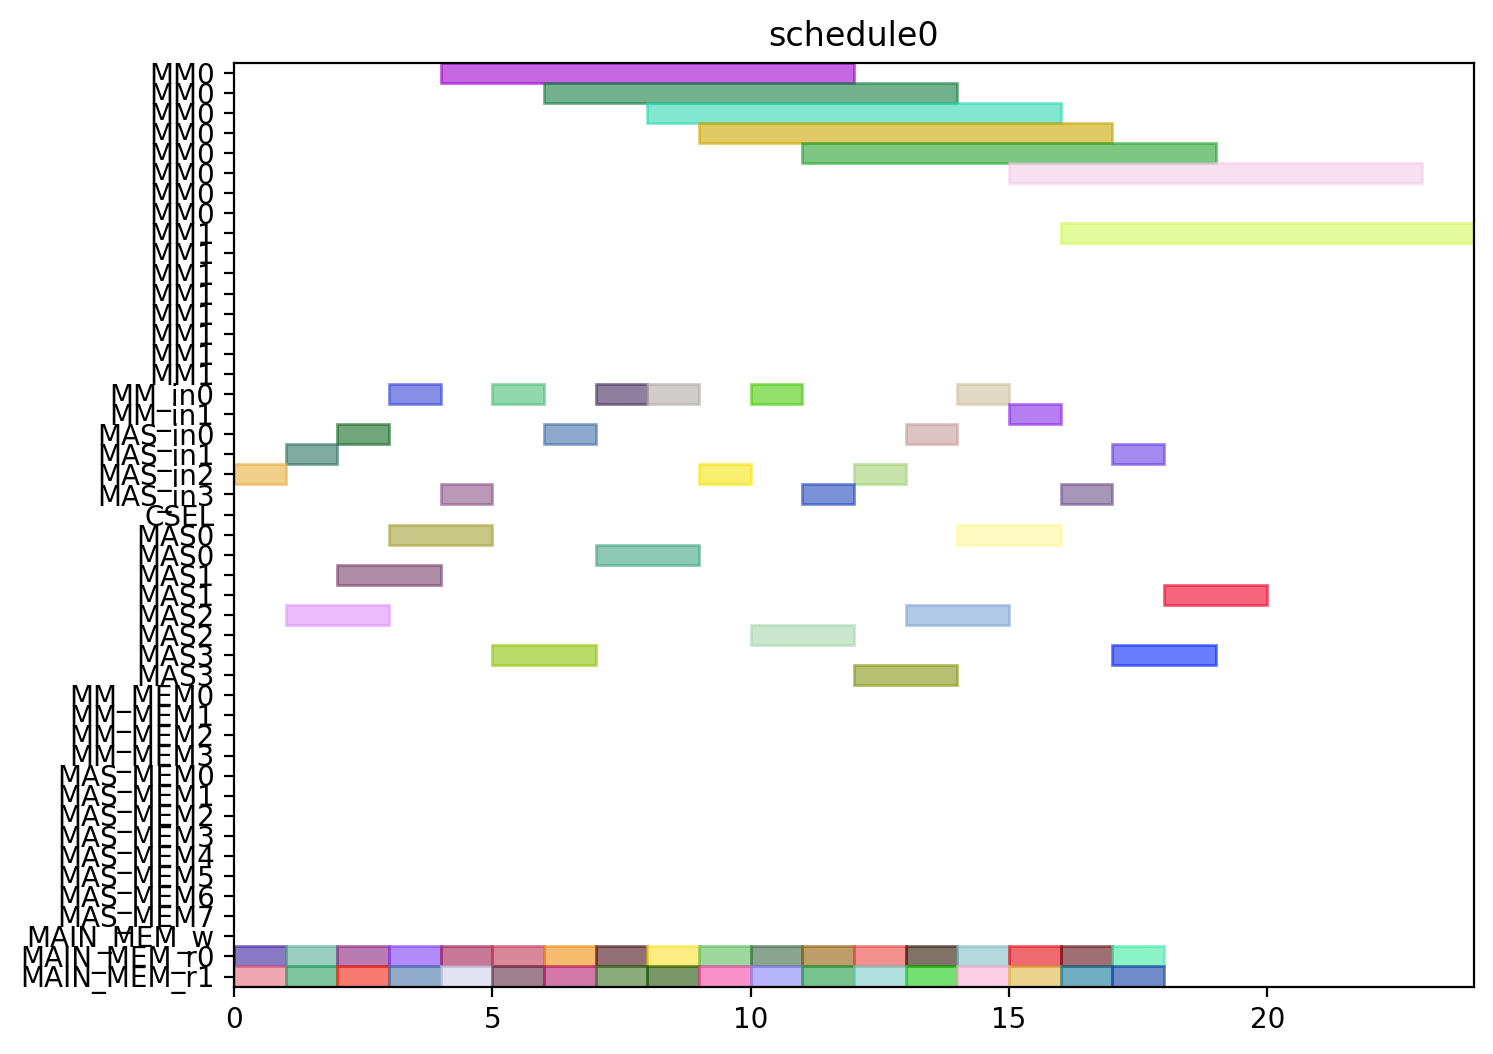

This figure's Python source:
from pyschedule import Scenario, solvers, plotters, alt


def solve():
	horizon = 120
	S = Scenario("schedule0", horizon=horizon)

	# resource
	MM = S.Resources('MM', num=2, size=8)
	MM_in = S.Resources('MM_in', num=2)
	MAS_in = S.Resources('MAS_in', num=4)
	CSEL = S.Resource('CSEL')
	MAS = S.Resources('MAS', num=4, size=2, periods=range(1, horizon))
	MM_MEM = S.Resources('MM_MEM', num=4)
	MAS_MEM = S.Resources('MAS_MEM', num=8)
	MAIN_MEM_w = S.Resource('MAIN_MEM_w', size=1)
	MAIN_MEM_r = S.Resources('MAIN_MEM_r', num=2)

	# result of previous scheduling

	# new tasks
	t0_t0 = S.Task('t0_t0', length=2, delay_cost=1)
	t0_t0 += alt(MAS)
	t0_t0_in = S.Task('t0_t0_in', length=1, delay_cost=1)
	t0_t0_in += alt(MAS_in)
	S += t0_t0_in*MAS_in[0]<=t0_t0*MAS[0]

	S += t0_t0_in*MAS_in[1]<=t0_t0*MAS[1]

	S += t0_t0_in*MAS_in[2]<=t0_t0*MAS[2]

	S += t0_t0_in*MAS_in[3]<=t0_t0*MAS[3]

	t0_t0_mem0 = S.Task('t0_t0_mem0', length=1, delay_cost=1)
	t0_t0_mem0 += MAIN_MEM_r[0]
	S += t0_t0_mem0 <= t0_t0

	t0_t0_mem1 = S.Task('t0_t0_mem1', length=1, delay_cost=1)
	t0_t0_mem1 += MAIN_MEM_r[1]
	S += t0_t0_mem1 <= t0_t0

	t0_t1 = S.Task('t0_t1', length=2, delay_cost=1)
	t0_t1 += alt(MAS)
	t0_t1_in = S.Task('t0_t1_in', length=1, delay_cost=1)
	t0_t1_in += alt(MAS_in)
	S += t0_t1_in*MAS_in[0]<=t0_t1*MAS[0]

	S += t0_t1_in*MAS_in[1]<=t0_t1*MAS[1]

	S += t0_t1_in*MAS_in[2]<=t0_t1*MAS[2]

	S += t0_t1_in*MAS_in[3]<=t0_t1*MAS[3]

	t0_t1_mem0 = S.Task('t0_t1_mem0', length=1, delay_cost=1)
	t0_t1_mem0 += MAIN_MEM_r[0]
	S += t0_t1_mem0 <= t0_t1

	t0_t1_mem1 = S.Task('t0_t1_mem1', length=1, delay_cost=1)
	t0_t1_mem1 += MAIN_MEM_r[1]
	S += t0_t1_mem1 <= t0_t1

	t0_t3 = S.Task('t0_t3', length=8, delay_cost=1)
	t0_t3 += alt(MM)
	t0_t3_in = S.Task('t0_t3_in', length=1, delay_cost=1)
	t0_t3_in += alt(MM_in)
	S += t0_t3_in*MM_in[0]<=t0_t3*MM[0]
	S += t0_t3_in*MM_in[1]<=t0_t3*MM[1]
	t0_t3_mem0 = S.Task('t0_t3_mem0', length=1, delay_cost=1)
	t0_t3_mem0 += MAIN_MEM_r[0]
	S += t0_t3_mem0 <= t0_t3

	t0_t3_mem1 = S.Task('t0_t3_mem1', length=1, delay_cost=1)
	t0_t3_mem1 += MAIN_MEM_r[1]
	S += t0_t3_mem1 <= t0_t3

	t1_t0 = S.Task('t1_t0', length=2, delay_cost=1)
	t1_t0 += alt(MAS)
	t1_t0_in = S.Task('t1_t0_in', length=1, delay_cost=1)
	t1_t0_in += alt(MAS_in)
	S += t1_t0_in*MAS_in[0]<=t1_t0*MAS[0]

	S += t1_t0_in*MAS_in[1]<=t1_t0*MAS[1]

	S += t1_t0_in*MAS_in[2]<=t1_t0*MAS[2]

	S += t1_t0_in*MAS_in[3]<=t1_t0*MAS[3]

	t1_t0_mem0 = S.Task('t1_t0_mem0', length=1, delay_cost=1)
	t1_t0_mem0 += MAIN_MEM_r[0]
	S += t1_t0_mem0 <= t1_t0

	t1_t0_mem1 = S.Task('t1_t0_mem1', length=1, delay_cost=1)
	t1_t0_mem1 += MAIN_MEM_r[1]
	S += t1_t0_mem1 <= t1_t0

	t1_t1 = S.Task('t1_t1', length=2, delay_cost=1)
	t1_t1 += alt(MAS)
	t1_t1_in = S.Task('t1_t1_in', length=1, delay_cost=1)
	t1_t1_in += alt(MAS_in)
	S += t1_t1_in*MAS_in[0]<=t1_t1*MAS[0]

	S += t1_t1_in*MAS_in[1]<=t1_t1*MAS[1]

	S += t1_t1_in*MAS_in[2]<=t1_t1*MAS[2]

	S += t1_t1_in*MAS_in[3]<=t1_t1*MAS[3]

	t1_t1_mem0 = S.Task('t1_t1_mem0', length=1, delay_cost=1)
	t1_t1_mem0 += MAIN_MEM_r[0]
	S += t1_t1_mem0 <= t1_t1

	t1_t1_mem1 = S.Task('t1_t1_mem1', length=1, delay_cost=1)
	t1_t1_mem1 += MAIN_MEM_r[1]
	S += t1_t1_mem1 <= t1_t1

	t1_t3 = S.Task('t1_t3', length=8, delay_cost=1)
	t1_t3 += alt(MM)
	t1_t3_in = S.Task('t1_t3_in', length=1, delay_cost=1)
	t1_t3_in += alt(MM_in)
	S += t1_t3_in*MM_in[0]<=t1_t3*MM[0]
	S += t1_t3_in*MM_in[1]<=t1_t3*MM[1]
	t1_t3_mem0 = S.Task('t1_t3_mem0', length=1, delay_cost=1)
	t1_t3_mem0 += MAIN_MEM_r[0]
	S += t1_t3_mem0 <= t1_t3

	t1_t3_mem1 = S.Task('t1_t3_mem1', length=1, delay_cost=1)
	t1_t3_mem1 += MAIN_MEM_r[1]
	S += t1_t3_mem1 <= t1_t3

	t2_t2 = S.Task('t2_t2', length=2, delay_cost=1)
	t2_t2 += alt(MAS)
	t2_t2_in = S.Task('t2_t2_in', length=1, delay_cost=1)
	t2_t2_in += alt(MAS_in)
	S += t2_t2_in*MAS_in[0]<=t2_t2*MAS[0]

	S += t2_t2_in*MAS_in[1]<=t2_t2*MAS[1]

	S += t2_t2_in*MAS_in[2]<=t2_t2*MAS[2]

	S += t2_t2_in*MAS_in[3]<=t2_t2*MAS[3]

	t2_t2_mem0 = S.Task('t2_t2_mem0', length=1, delay_cost=1)
	t2_t2_mem0 += MAIN_MEM_r[0]
	S += t2_t2_mem0 <= t2_t2

	t2_t2_mem1 = S.Task('t2_t2_mem1', length=1, delay_cost=1)
	t2_t2_mem1 += MAIN_MEM_r[1]
	S += t2_t2_mem1 <= t2_t2

	t5_t0 = S.Task('t5_t0', length=8, delay_cost=1)
	t5_t0 += alt(MM)
	t5_t0_in = S.Task('t5_t0_in', length=1, delay_cost=1)
	t5_t0_in += alt(MM_in)
	S += t5_t0_in*MM_in[0]<=t5_t0*MM[0]
	S += t5_t0_in*MM_in[1]<=t5_t0*MM[1]
	t5_t0_mem0 = S.Task('t5_t0_mem0', length=1, delay_cost=1)
	t5_t0_mem0 += MAIN_MEM_r[0]
	S += t5_t0_mem0 <= t5_t0

	t5_t0_mem1 = S.Task('t5_t0_mem1', length=1, delay_cost=1)
	t5_t0_mem1 += MAIN_MEM_r[1]
	S += t5_t0_mem1 <= t5_t0

	t5_t1 = S.Task('t5_t1', length=8, delay_cost=1)
	t5_t1 += alt(MM)
	t5_t1_in = S.Task('t5_t1_in', length=1, delay_cost=1)
	t5_t1_in += alt(MM_in)
	S += t5_t1_in*MM_in[0]<=t5_t1*MM[0]
	S += t5_t1_in*MM_in[1]<=t5_t1*MM[1]
	t5_t1_mem0 = S.Task('t5_t1_mem0', length=1, delay_cost=1)
	t5_t1_mem0 += MAIN_MEM_r[0]
	S += t5_t1_mem0 <= t5_t1

	t5_t1_mem1 = S.Task('t5_t1_mem1', length=1, delay_cost=1)
	t5_t1_mem1 += MAIN_MEM_r[1]
	S += t5_t1_mem1 <= t5_t1

	t5_t2 = S.Task('t5_t2', length=2, delay_cost=1)
	t5_t2 += alt(MAS)
	t5_t2_in = S.Task('t5_t2_in', length=1, delay_cost=1)
	t5_t2_in += alt(MAS_in)
	S += t5_t2_in*MAS_in[0]<=t5_t2*MAS[0]

	S += t5_t2_in*MAS_in[1]<=t5_t2*MAS[1]

	S += t5_t2_in*MAS_in[2]<=t5_t2*MAS[2]

	S += t5_t2_in*MAS_in[3]<=t5_t2*MAS[3]

	t5_t2_mem0 = S.Task('t5_t2_mem0', length=1, delay_cost=1)
	t5_t2_mem0 += MAIN_MEM_r[0]
	S += t5_t2_mem0 <= t5_t2

	t5_t2_mem1 = S.Task('t5_t2_mem1', length=1, delay_cost=1)
	t5_t2_mem1 += MAIN_MEM_r[1]
	S += t5_t2_mem1 <= t5_t2

	t5_t3 = S.Task('t5_t3', length=2, delay_cost=1)
	t5_t3 += alt(MAS)
	t5_t3_in = S.Task('t5_t3_in', length=1, delay_cost=1)
	t5_t3_in += alt(MAS_in)
	S += t5_t3_in*MAS_in[0]<=t5_t3*MAS[0]

	S += t5_t3_in*MAS_in[1]<=t5_t3*MAS[1]

	S += t5_t3_in*MAS_in[2]<=t5_t3*MAS[2]

	S += t5_t3_in*MAS_in[3]<=t5_t3*MAS[3]

	t5_t3_mem0 = S.Task('t5_t3_mem0', length=1, delay_cost=1)
	t5_t3_mem0 += MAIN_MEM_r[0]
	S += t5_t3_mem0 <= t5_t3

	t5_t3_mem1 = S.Task('t5_t3_mem1', length=1, delay_cost=1)
	t5_t3_mem1 += MAIN_MEM_r[1]
	S += t5_t3_mem1 <= t5_t3

	t7_t0 = S.Task('t7_t0', length=2, delay_cost=1)
	t7_t0 += alt(MAS)
	t7_t0_in = S.Task('t7_t0_in', length=1, delay_cost=1)
	t7_t0_in += alt(MAS_in)
	S += t7_t0_in*MAS_in[0]<=t7_t0*MAS[0]

	S += t7_t0_in*MAS_in[1]<=t7_t0*MAS[1]

	S += t7_t0_in*MAS_in[2]<=t7_t0*MAS[2]

	S += t7_t0_in*MAS_in[3]<=t7_t0*MAS[3]

	t7_t0_mem0 = S.Task('t7_t0_mem0', length=1, delay_cost=1)
	t7_t0_mem0 += MAIN_MEM_r[0]
	S += t7_t0_mem0 <= t7_t0

	t7_t0_mem1 = S.Task('t7_t0_mem1', length=1, delay_cost=1)
	t7_t0_mem1 += MAIN_MEM_r[1]
	S += t7_t0_mem1 <= t7_t0

	t7_t1 = S.Task('t7_t1', length=2, delay_cost=1)
	t7_t1 += alt(MAS)
	t7_t1_in = S.Task('t7_t1_in', length=1, delay_cost=1)
	t7_t1_in += alt(MAS_in)
	S += t7_t1_in*MAS_in[0]<=t7_t1*MAS[0]

	S += t7_t1_in*MAS_in[1]<=t7_t1*MAS[1]

	S += t7_t1_in*MAS_in[2]<=t7_t1*MAS[2]

	S += t7_t1_in*MAS_in[3]<=t7_t1*MAS[3]

	t7_t1_mem0 = S.Task('t7_t1_mem0', length=1, delay_cost=1)
	t7_t1_mem0 += MAIN_MEM_r[0]
	S += t7_t1_mem0 <= t7_t1

	t7_t1_mem1 = S.Task('t7_t1_mem1', length=1, delay_cost=1)
	t7_t1_mem1 += MAIN_MEM_r[1]
	S += t7_t1_mem1 <= t7_t1

	t7_t3 = S.Task('t7_t3', length=8, delay_cost=1)
	t7_t3 += alt(MM)
	t7_t3_in = S.Task('t7_t3_in', length=1, delay_cost=1)
	t7_t3_in += alt(MM_in)
	S += t7_t3_in*MM_in[0]<=t7_t3*MM[0]
	S += t7_t3_in*MM_in[1]<=t7_t3*MM[1]
	t7_t3_mem0 = S.Task('t7_t3_mem0', length=1, delay_cost=1)
	t7_t3_mem0 += MAIN_MEM_r[0]
	S += t7_t3_mem0 <= t7_t3

	t7_t3_mem1 = S.Task('t7_t3_mem1', length=1, delay_cost=1)
	t7_t3_mem1 += MAIN_MEM_r[1]
	S += t7_t3_mem1 <= t7_t3

	t10_t0 = S.Task('t10_t0', length=8, delay_cost=1)
	t10_t0 += alt(MM)
	t10_t0_in = S.Task('t10_t0_in', length=1, delay_cost=1)
	t10_t0_in += alt(MM_in)
	S += t10_t0_in*MM_in[0]<=t10_t0*MM[0]
	S += t10_t0_in*MM_in[1]<=t10_t0*MM[1]
	t10_t0_mem0 = S.Task('t10_t0_mem0', length=1, delay_cost=1)
	t10_t0_mem0 += MAIN_MEM_r[0]
	S += t10_t0_mem0 <= t10_t0

	t10_t0_mem1 = S.Task('t10_t0_mem1', length=1, delay_cost=1)
	t10_t0_mem1 += MAIN_MEM_r[1]
	S += t10_t0_mem1 <= t10_t0

	t10_t1 = S.Task('t10_t1', length=8, delay_cost=1)
	t10_t1 += alt(MM)
	t10_t1_in = S.Task('t10_t1_in', length=1, delay_cost=1)
	t10_t1_in += alt(MM_in)
	S += t10_t1_in*MM_in[0]<=t10_t1*MM[0]
	S += t10_t1_in*MM_in[1]<=t10_t1*MM[1]
	t10_t1_mem0 = S.Task('t10_t1_mem0', length=1, delay_cost=1)
	t10_t1_mem0 += MAIN_MEM_r[0]
	S += t10_t1_mem0 <= t10_t1

	t10_t1_mem1 = S.Task('t10_t1_mem1', length=1, delay_cost=1)
	t10_t1_mem1 += MAIN_MEM_r[1]
	S += t10_t1_mem1 <= t10_t1

	t10_t2 = S.Task('t10_t2', length=2, delay_cost=1)
	t10_t2 += alt(MAS)
	t10_t2_in = S.Task('t10_t2_in', length=1, delay_cost=1)
	t10_t2_in += alt(MAS_in)
	S += t10_t2_in*MAS_in[0]<=t10_t2*MAS[0]

	S += t10_t2_in*MAS_in[1]<=t10_t2*MAS[1]

	S += t10_t2_in*MAS_in[2]<=t10_t2*MAS[2]

	S += t10_t2_in*MAS_in[3]<=t10_t2*MAS[3]

	t10_t2_mem0 = S.Task('t10_t2_mem0', length=1, delay_cost=1)
	t10_t2_mem0 += MAIN_MEM_r[0]
	S += t10_t2_mem0 <= t10_t2

	t10_t2_mem1 = S.Task('t10_t2_mem1', length=1, delay_cost=1)
	t10_t2_mem1 += MAIN_MEM_r[1]
	S += t10_t2_mem1 <= t10_t2

	t10_t3 = S.Task('t10_t3', length=2, delay_cost=1)
	t10_t3 += alt(MAS)
	t10_t3_in = S.Task('t10_t3_in', length=1, delay_cost=1)
	t10_t3_in += alt(MAS_in)
	S += t10_t3_in*MAS_in[0]<=t10_t3*MAS[0]

	S += t10_t3_in*MAS_in[1]<=t10_t3*MAS[1]

	S += t10_t3_in*MAS_in[2]<=t10_t3*MAS[2]

	S += t10_t3_in*MAS_in[3]<=t10_t3*MAS[3]

	t10_t3_mem0 = S.Task('t10_t3_mem0', length=1, delay_cost=1)
	t10_t3_mem0 += MAIN_MEM_r[0]
	S += t10_t3_mem0 <= t10_t3

	t10_t3_mem1 = S.Task('t10_t3_mem1', length=1, delay_cost=1)
	t10_t3_mem1 += MAIN_MEM_r[1]
	S += t10_t3_mem1 <= t10_t3

	solvers.mip.solve(S,msg=1,kind='CPLEX',ratio_gap=1.01)

	solution = [['hoge']*len(S.solution()[1]) for i in range(len(S.solution()))]
	for i in range(len(S.solution())):
		for j in range(len(S.solution()[i])):
			solution[i][j]=str(S.solution()[i][j])
	print(solution)

	cycles = int(solution[-1][3])

	pic_file_name = "/mnt/rose/usr1/fukuda/ABE/multiRAM_multiMAS_16mux/scheduling_result/stage8MM2_stage2MAS4/EP2_DBL_w_EVAL/schedule0.png"
	if(S.solution() != []):
		plotters.matplotlib.plot(S,img_filename=pic_file_name, show_task_labels=False, fig_size=(cycles*0.25+3, 6))

	return solution
